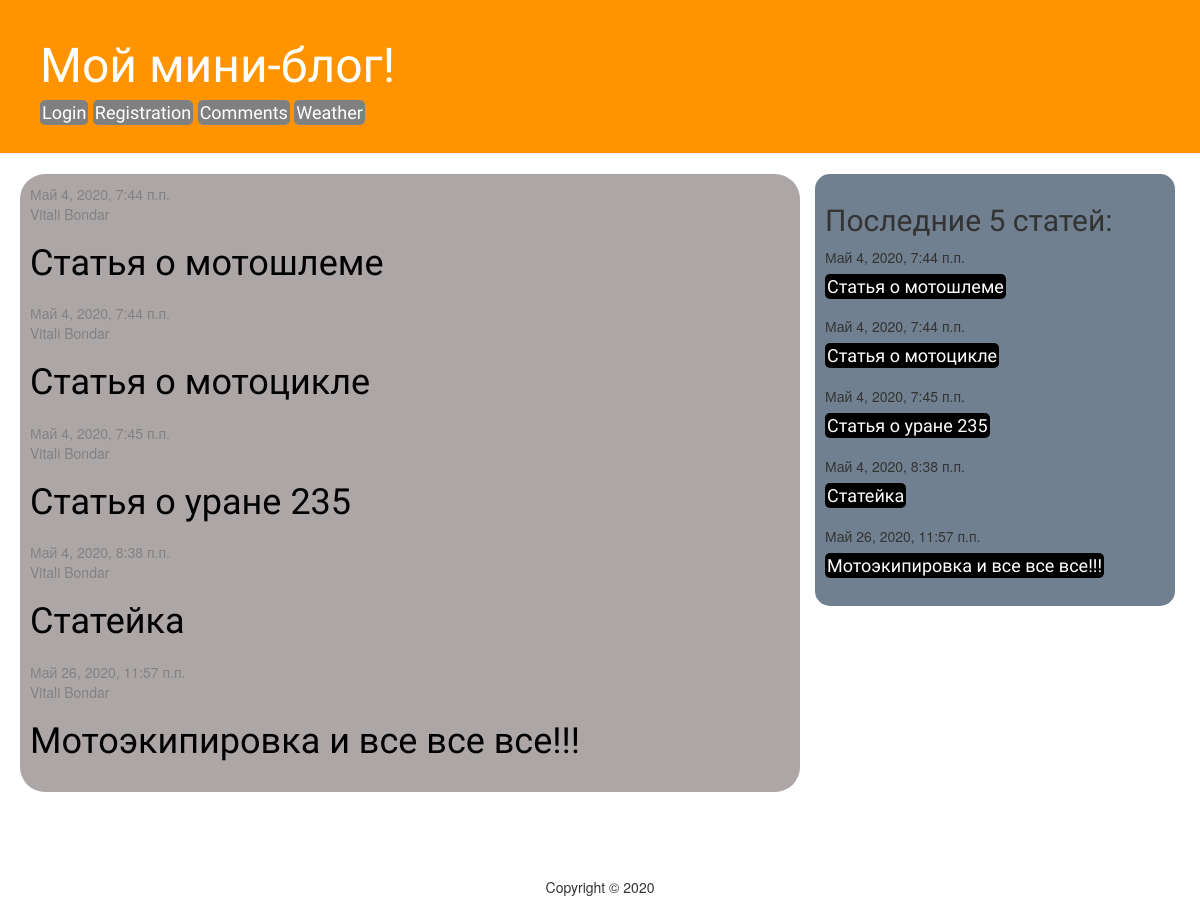
The page / on the database its author committed.
### blog/models.py (models this page shows, shortened)
class Post(models.Model):
    author = models.ForeignKey(User, null=True, blank=True, on_delete=models.DO_NOTHING) #(settings.AUTH_USER_MODEL, on_delete=models.CASCADE)
    title = models.CharField(max_length=200)
    text = models.TextField()
    created_date = models.DateTimeField(default=timezone.now)
    published_date = models.DateTimeField(blank=True, null=True)

### blog/views.py (the view)
# urls.py: path('', views.post_list, name='post_list'),
def post_list(request):
    posts = Post.objects.filter(published_date__lte=timezone.now()).order_by('published_date')
    last_5_posts = Post.objects.all()[:5]
    return render(request, 'blog/post_list.html', {'posts':posts,'last_5_posts': last_5_posts})

### templates/blog/post_list.html
<!DOCTYPE html>
    {% extends 'base.html' %}
    {% block content %}
        {% for post in posts %}
            <div class="post">
                <div class="date">
                    {{ post.published_date }}
                    <p>{{ post.author.first_name }}
                        {{ post.author.last_name }}</p>
                </div>
                <h1><a href="{% url 'post_detail' pk=post.pk %}">{{ post.title }}</a></h1>
            </div>
        {% endfor %}
    {% endblock %}
    {% block contentix %}
    <div class="last5">
            <h2>Последние 5 статей:</h2>
            {% for last in last_5_posts %}
                <div class="post1">
                        <div class="date1">
                            {{ last.published_date }}
                        </div>
                        <h4><a href="{% url 'post_detail' pk=last.pk %}">{{ last.title }}</a></h4>
                </div>
        {% endfor %}
    </div>
    {% endblock %}

### blog/static/css/blog.css (style rules this page uses)
h1, h2, h3, h4 { font-family: 'Lobster', cursive; }
.date { color: #828282; }
.post { margin-bottom: 20px; }
.post h1 a, .post h1 a:visited { color: #000000; }
.post1 { margin-bottom: 20px; }
.post1 h4 a, .post h4 a:visited { color: white; background: black; border-radius: 5px; padding: 2px }
.last5 { background-color: #708090; border-radius: 15px; padding: 10px; }

### rows shown on the page
Post: published_date "Май 4, 2020, 7:44 п.п.", author.first_name "Vitali", author.last_name "Bondar", title "Статья о мотошлеме"
Post: published_date "Май 4, 2020, 7:44 п.п.", author.first_name "Vitali", author.last_name "Bondar", title "Статья о мотоцикле"
Post: published_date "Май 4, 2020, 7:45 п.п.", author.first_name "Vitali", author.last_name "Bondar", title "Статья о уране 235"
Post: published_date "Май 4, 2020, 8:38 п.п.", author.first_name "Vitali", author.last_name "Bondar", title "Статейка"
Post: published_date "Май 26, 2020, 11:57 п.п.", author.first_name "Vitali", author.last_name "Bondar", title "Мотоэкипировка и все все все!!!"
